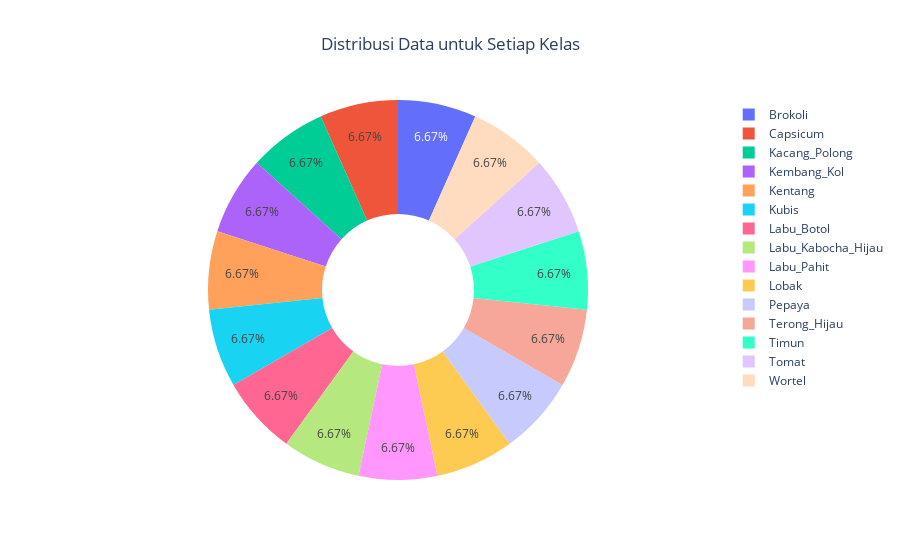

The code cell stored with this chart in its notebook:
### Code cell
# Visualize the class distribution
fig = px.pie(names=class_names, values=class_dis, title="Distribusi Data untuk Setiap Kelas", hole=0.4)
fig.update_layout(title_x=0.5)  # Mengatur posisi judul
fig.update_layout({'title':{'x':0.5}})
fig.show()

### Figure 1 — Plotly figure (JSON) as saved in the notebook; plotly's stock layout.template omitted (floating-point values rounded to 4 significant figures)
{"data": [{"domain": {"x": [0, 1], "y": [0, 1]}, "hole": 0.4, "hovertemplate": "label=%{label}<br>value=%{value}<extra></extra>", "labels": ["Brokoli", "Capsicum", "Kacang_Polong", "Kembang_Kol", "Kentang", "Kubis", "Labu_Botol", "Labu_Kabocha_Hijau", "Labu_Pahit", "Lobak", "Pepaya", "Terong_Hijau", "Timun", "Tomat", "Wortel"], "legendgroup": "", "name": "", "showlegend": true, "type": "pie", "values": [1000, 1000, 1000, 1000, 1000, 1000, 1000, 1000, 1000, 1000, 1000, 1000, 1000, 1000, 1000]}], "layout": {"legend": {"tracegroupgap": 0}, "title": {"text": "Distribusi Data untuk Setiap Kelas", "x": 0.5}}}
